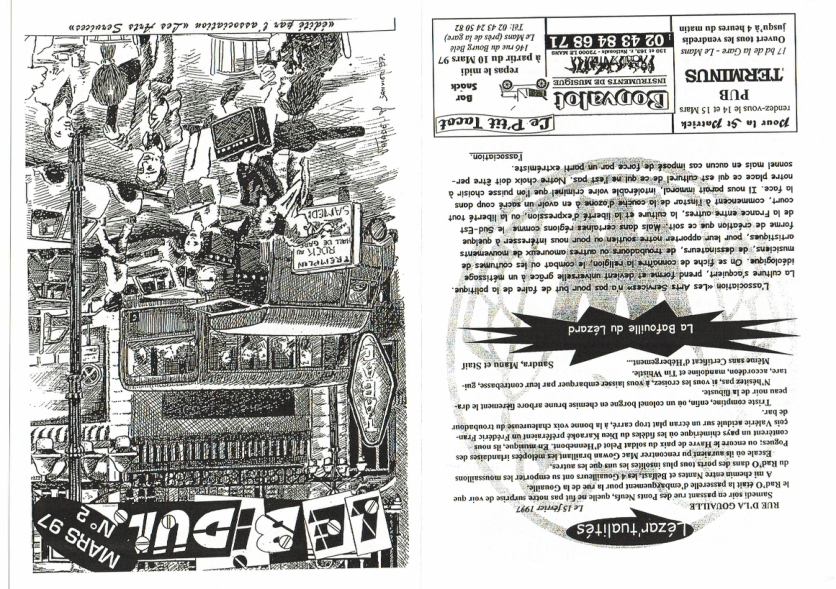
#> input picture indexer_ia/1cNFaxp5u-1X6CZz9MHa_dGlAP_aCddfM/page_0.png, 836 x 589 px
$ python -i image_processing.py   (imports and definitions only)
#> lines starting #> are read from the running program, lines starting #| are printed output that depends on the picture; after the words box and inside, x2 and y2 are one past the last pixel; in counts of white or black regions, pixels touching at a corner belong together
#> further down, picture is the input picture: PIL image 836x589 RGB; mean R, G, B 189.8, 190.3, 187.8
from PIL import ImageStat

DEFAULT_PREPROCESS_MODE = "pil"  # 'pil', 'opencv', 'auto'
from PIL import ImageOps, ImageFilter

def preprocess_image(img):
    gray = img.convert("L")
    enhanced = ImageOps.autocontrast(gray)
    filtered = enhanced.filter(ImageFilter.MedianFilter(size=3))
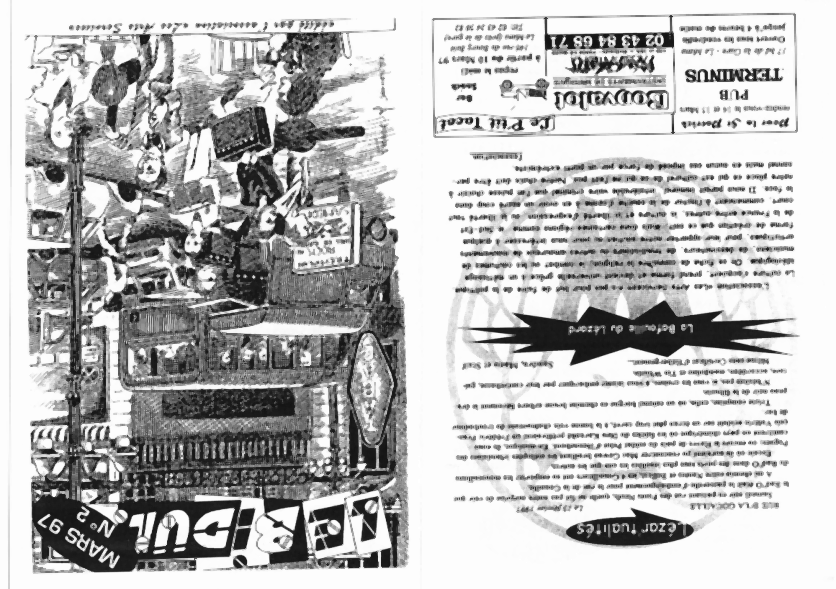
#> filtered: PIL image 836x589 L; min 12, max 255, mean 186.9
    bw = filtered.point(lambda x: 0 if x < 128 else 255, "1")
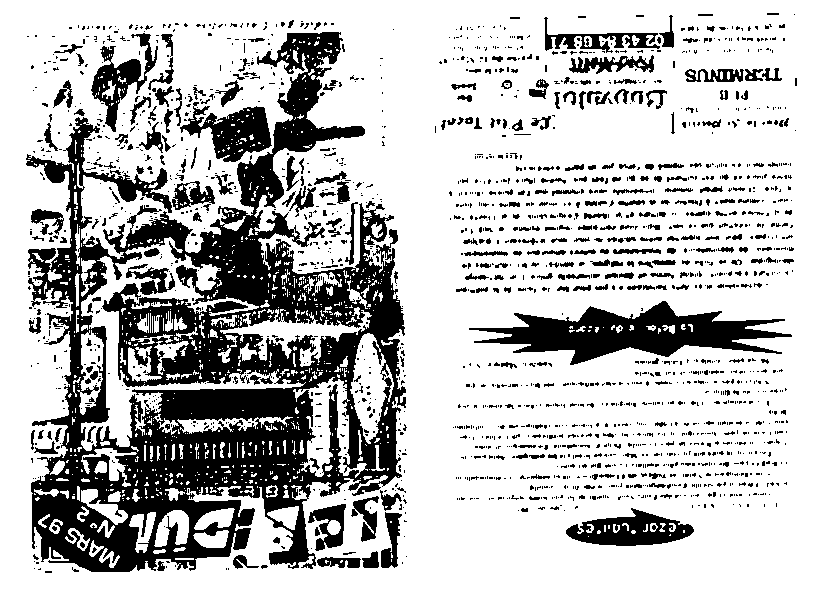
#> bw: PIL image 836x589 1; 74.2% white; 1957 black regions (1624 under 20 px), largest, box (x1, y1, x2, y2) and area: (26, 32, 406, 572) 78446, (469, 301, 792, 365) 9004, (180, 102, 272, 162) 2720
    return bw

import cv2
import numpy as np
from PIL import Image

def preprocess_image_opencv(pil_img):
    """
    Prétraitement avancé avec OpenCV :
    - niveaux de gris
    - égalisation d'histogramme
    - binarisation adaptative
    - nettoyage léger
    """
    cv_img = np.array(pil_img.convert("L"))

    # Égalisation d'histogramme
    cv_img = cv2.equalizeHist(cv_img)

    # Binarisation adaptative
    bin_img = cv2.adaptiveThreshold(
        cv_img, 255,
        cv2.ADAPTIVE_THRESH_GAUSSIAN_C,
        cv2.THRESH_BINARY,
        15, 11
    )

    # Nettoyage (morphologie)
    kernel = np.ones((1, 1), np.uint8)
    cleaned = cv2.morphologyEx(bin_img, cv2.MORPH_OPEN, kernel)

    return Image.fromarray(cleaned).convert("1")


def auto_preprocess_image(img, mode=None):
    """
    Choix intelligent du prétraitement :
    - 'opencv'  : toujours utiliser OpenCV (fond compliqué)
    - 'pil'     : utiliser la méthode PIL de base (rapide)
    - 'auto'    : si l’image est trop "complexe", utiliser OpenCV, sinon PIL
    """
    mode = mode or DEFAULT_PREPROCESS_MODE

    if mode == "opencv":
        return preprocess_image_opencv(img)
    elif mode == "pil":
        return preprocess_image(img)
    elif mode == "auto":
        # Heuristique simple : variance de l’image
        gray = img.convert("L")
        stat = ImageStat.Stat(gray)
        if stat.stddev[0] > 40:  # image très contrastée/graphique
            return preprocess_image_opencv(img)
        else:
            return preprocess_image(img)
    else:
        raise ValueError("Mode inconnu pour le prétraitement : 'pil', 'opencv' ou 'auto'")

>>> from PIL import Image
>>> picture = Image.open('../../indexer_ia/1cNFaxp5u-1X6CZz9MHa_dGlAP_aCddfM/page_0.png')
>>> result = auto_preprocess_image(picture)
